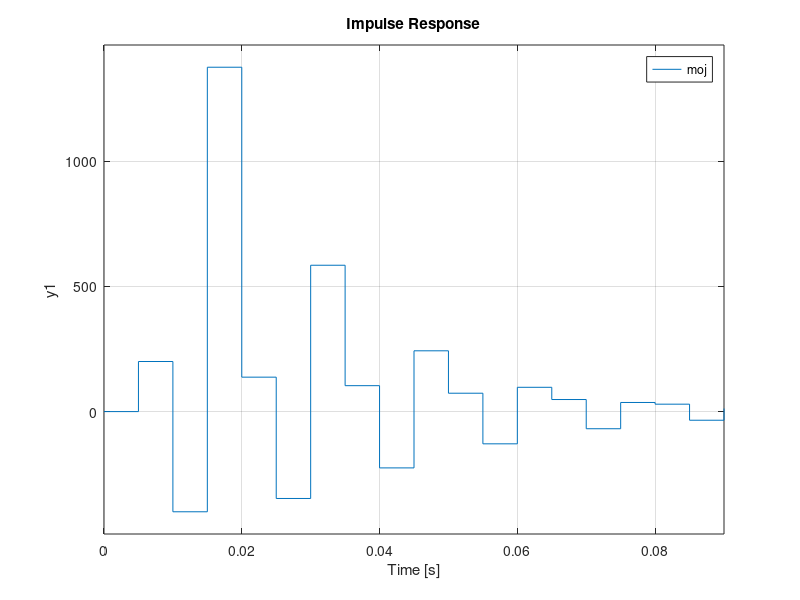

This figure's MATLAB source:
omega_n=0.84;
dzeta=8.4e-10;
k=3.35;
numerator = [k*omega_n*omega_n];
denominator = [1,2*dzeta*omega_n,omega_n*omega_n];
ts = 0.005;
sys_dyskretny = tf(numerator,denominator,ts);
sys_ref=tf([1 -2 7],[ 1 0 0.125 -0.4375],ts);
hold on
impulse(sys_dyskretny)
impulse(sys_ref)
legend('moj','ref')
hold off


